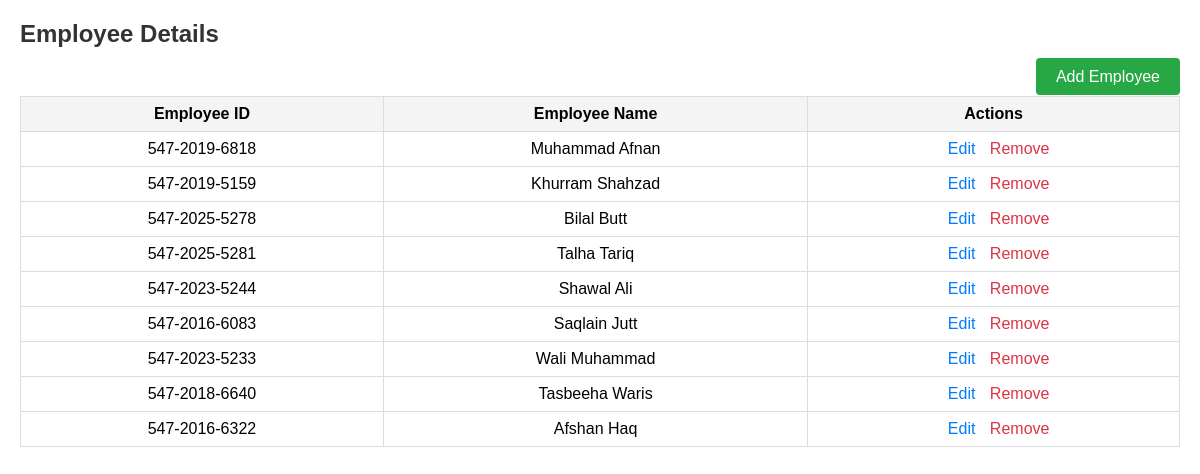
Screenshot of /employee_details (signed in) with the database file from the repository.
### tables this page shows
CREATE TABLE employees (
            id INTEGER PRIMARY KEY AUTOINCREMENT,
            emp_id TEXT UNIQUE,
            name TEXT
        );

### app.py (the view)
@app.route('/employee_details')
def employee_details():
    if not session.get('logged_in'):
        return redirect(url_for('login'))
    conn = sqlite3.connect('database.db')
    cursor = conn.cursor()
    cursor.execute('SELECT emp_id, name FROM employees')
    employees = cursor.fetchall()
    conn.close()
    return render_template('employee_details.html', employees=employees)

### templates/employee_details.html
{% extends "base.html" %}
{% block content %}
<h2>Employee Details</h2>
<div style="text-align: right; margin-bottom: 10px;">
    <a href="{{ url_for('add_employee') }}" class="add-button">Add Employee</a>
</div>
<table>
    <thead>
        <tr>
            <th>Employee ID</th>
            <th>Employee Name</th>
            <th>Actions</th>
        </tr>
    </thead>
    <tbody>
        {% for employee in employees %}
            <tr>
                <td>{{ employee[0] }}</td>
                <td>{{ employee[1] }}</td>
                <td>
                    <a href="{{ url_for('edit_employee', emp_id=employee[0]) }}" class="edit-link">Edit</a>
                    <a href="{{ url_for('remove_employee', emp_id=employee[0]) }}" class="remove-link" onclick="return confirm('Are you sure you want to remove this employee?')">Remove</a>
                </td>
            </tr>
        {% endfor %}
    </tbody>
</table>
{% endblock %}

### static/css/styles.css (style rules this page uses)
body { font-family: Arial, sans-serif; margin: 20px; }
h2 { color: #333; }
table { width: 100%; border-collapse: collapse; }
table th, table td { border: 1px solid #ddd; padding: 8px; text-align: center; }
table th { background-color: #f4f4f4; }
.edit-link { margin-left: 10px; color: #007bff; text-decoration: none; }
.add-button { background-color: #28a745; color: white; padding: 10px 20px; text-decoration: none; border-radius: 4px; }
.edit-link { color: #007bff; text-decoration: none; margin-right: 10px; }
.remove-link { color: #dc3545; text-decoration: none; }

### rows the page displays
employees: emp "547-2019-6818", name "Muhammad Afnan"
employees: emp "547-2019-5159", name "Khurram Shahzad"
employees: emp "547-2025-5278", name "Bilal Butt"
employees: emp "547-2025-5281", name "Talha Tariq"
employees: emp "547-2023-5244", name "Shawal Ali"
employees: emp "547-2016-6083", name "Saqlain Jutt"
employees: emp "547-2023-5233", name "Wali Muhammad"
employees: emp "547-2018-6640", name "Tasbeeha Waris"
employees: emp "547-2016-6322", name "Afshan Haq"
